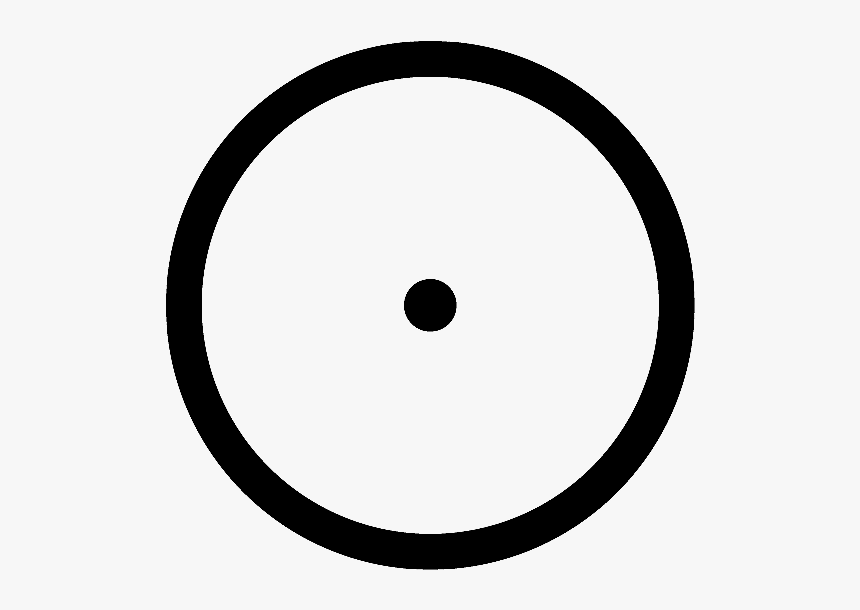
#> input picture dataset/test_NoNumber.png, 860 x 610 px; its folder holds only this picture in this run
$ python test_dataset.py   (older library calls are emulated)
#> lines starting #> are read from the running program, lines starting #| are printed output that depends on the picture; after the words box and inside, x2 and y2 are one past the last pixel; in counts of white or black regions, pixels touching at a corner belong together
### ocr-scam-guard/ocr_engine.py
print("✅ LOADED: UPDATED OCR ENGINE V6 (NO ARGS)")
import os
import re
from collections import abc
import cv2
import numpy as np

# --- 0. DISABLE NETWORK CHECK ---
os.environ['DISABLE_MODEL_SOURCE_CHECK'] = 'True'
os.environ["KMP_DUPLICATE_LIB_OK"] = "TRUE"
from paddleocr import PaddleOCR

# --- 1. CONFIGURATION ---
BASE_DIR = os.path.dirname(os.path.abspath(__file__))

# --- 2. KNOWLEDGE BASE ---
THAI_BANKS = {
    "KBNK": ["kasikorn", "kbank", "กสิกร", "ก.ส.ก.", "kplus", "k+"],
    "SCB":  ["scb", "commercial", "ไทยพาณิชย์", "easy app", "แม่มณี"],
    "KTB":  ["krungthai", "ktb", "กรุงไทย", "next", "เป๋าตัง"],
    "BBL":  ["bangkok bank", "bbl", "กรุงเทพ", "bualuang"],
    "GSB":  ["gsb", "government savings", "ออมสิน", "mymo"],
    "TTB":  ["ttb", "tmb", "thanachart", "ทหารไทย", "ธนชาต"],
    "BAY":  ["krungsri", "bay", "กรุงศรี", "ayudhya", "kept"],
    "TRUE": ["truemoney", "true wallet", "ทรูมันนี่", "wallet"],
    "BAAC": ["baac", "ธ.ก.ส.", "เกษตร"],
}

SLIP_KEYWORDS = [
    "transfer successful", "โอนเงินสำเร็จ", "ทำรายการสำเร็จ",
    "successful transaction", "e-slip", "receipt",
    "จำนวนเงิน", "amount", "scan to verify", "ref no", "รหัสอ้างอิง"
]

NAME_PREFIXES = ["นาย", "นาง", "น.ส.", "ด.ช.", "ด.ญ.", "mr", "mrs", "miss", "ms"]

_OCR_INSTANCE = None
QUALITY_TARGET = 0.55
MAX_VARIANTS = 3

# --- 3. HELPER FUNCTIONS ---

def get_ocr_engine():
    global _OCR_INSTANCE
    if _OCR_INSTANCE is None:
        # V6: ABSOLUTELY MINIMAL ARGS. NO SHOW_LOG. NO USE_GPU.
        # This uses the default settings which work on all versions.
        _OCR_INSTANCE = PaddleOCR(lang='th')
    return _OCR_INSTANCE

def smart_resize(img):
    h, w = img.shape[:2]
    max_dim = max(h, w)
    if max_dim > 1800:
        scale = 1800 / max_dim
        return cv2.resize(img, None, fx=scale, fy=scale, interpolation=cv2.INTER_AREA)
    elif max_dim < 800:
        return cv2.resize(img, None, fx=1.5, fy=1.5, interpolation=cv2.INTER_CUBIC)
    return img.copy()

def deskew_image(image, max_angle=12.0):
    if image is None: return image, 0.0
    if max(image.shape[:2]) > 1800: return image, 0.0
    try:
        gray = cv2.cvtColor(image, cv2.COLOR_BGR2GRAY)
        blur = cv2.GaussianBlur(gray, (5, 5), 0)
        _, thresh = cv2.threshold(blur, 0, 255, cv2.THRESH_BINARY + cv2.THRESH_OTSU)
        thresh = cv2.bitwise_not(thresh)
        coords = cv2.findNonZero(thresh)
        if coords is None: return image, 0.0
        rect = cv2.minAreaRect(coords)
        angle = rect[-1]
        if angle < -45: angle = 90 + angle
        if abs(angle) < 0.1 or abs(angle) > max_angle: return image, 0.0
        h, w = image.shape[:2]
        center = (w // 2, h // 2)
        M = cv2.getRotationMatrix2D(center, angle, 1.0)
        return cv2.warpAffine(image, M, (w, h), flags=cv2.INTER_CUBIC, borderMode=cv2.BORDER_REPLICATE), angle
    except:
        return image, 0.0

# [10 lines left out: function _scale_with_limit, not called in this run]

def crop_to_slip_contour(image):
    try:
        gray = cv2.cvtColor(image, cv2.COLOR_BGR2GRAY)
        blurred = cv2.GaussianBlur(gray, (5, 5), 0)
        edged = cv2.Canny(blurred, 50, 200)
        contours, _ = cv2.findContours(edged.copy(), cv2.RETR_EXTERNAL, cv2.CHAIN_APPROX_SIMPLE)
        contours = sorted(contours, key=cv2.contourArea, reverse=True)
        h_img, w_img = image.shape[:2]
        total_area = h_img * w_img

        for c in contours[:3]:
            peri = cv2.arcLength(c, True)
            approx = cv2.approxPolyDP(c, 0.02 * peri, True)
            if len(approx) == 4:
                x, y, w, h = cv2.boundingRect(approx)
                contour_area = w * h
                if 0.15 < (contour_area / total_area) < 0.95:
                    if w > 200 and h > 200:
                        pad = 15
                        x = max(0, x - pad)
                        y = max(0, y - pad)
                        w = min(w_img - x, w + (pad*2))
                        h = min(h_img - y, h + (pad*2))
                        return image[y:y+h, x:x+w], True
        return image, False
    except:
        return image, False

def prepare_base_image(image):
    small_img = smart_resize(image)
    cropped_img, was_cropped = crop_to_slip_contour(small_img)
    _, angle = deskew_image(cropped_img)
    if abs(angle) < 0.5:
        return cropped_img
    corrected, _ = deskew_image(cropped_img)
    return corrected

def compute_image_stats(image):
    resized = smart_resize(image)
    gray = cv2.cvtColor(resized, cv2.COLOR_BGR2GRAY)
    brightness = float(np.mean(gray))
    contrast = float(np.std(gray))
    sharpness = float(cv2.Laplacian(gray, cv2.CV_64F).var())
    h, w = image.shape[:2]
    return {
        'brightness': brightness,
        'contrast': contrast,
        'sharpness': sharpness,
        'longest': max(h, w),
        'shortest': min(h, w),
    }

def select_variant_sequence(stats):
    brightness = stats['brightness']
    sharpness = stats['sharpness']
    longest = stats['longest']
    contrast = stats['contrast']
    primary = 'balanced'
    if brightness < 95: primary = 'clahe'
    elif brightness > 185:
        primary = 'balanced'
        if contrast < 35: primary = 'clahe'
    elif sharpness < 45: primary = 'unsharp'
    elif longest < 1100: primary = 'upscaled'
    candidates = [primary]
    fallbacks = []
    if primary != 'balanced': fallbacks.append('balanced')
    if brightness < 110 and 'clahe' not in fallbacks and primary != 'clahe': fallbacks.append('clahe')
    if brightness > 170 and 'binary' not in fallbacks and primary != 'binary': fallbacks.append('binary')
    if sharpness < 55 and 'unsharp' not in fallbacks and primary != 'unsharp': fallbacks.append('unsharp')
    if longest < 1200 and 'upscaled' not in fallbacks and primary != 'upscaled': fallbacks.append('upscaled')
    sequence = []
    for label in candidates + fallbacks:
        if label not in sequence:
            sequence.append(label)
        if len(sequence) >= MAX_VARIANTS: break
    return sequence

# [19 lines left out: functions preprocess_variant, balanced_preprocess, not called in this run]

def upscaled_preprocess(image): return _scale_with_limit(image, 2.0)

# [122 lines left out: functions clahe_preprocess, unsharp_preprocess, binary_preprocess, merge_items_to_lines, evaluate_variant_quality, extract_bank and 3 more, not called in this run]

def dedupe_line_tokens(line): return line
def sanitize_line(line): return line.strip()

# [65 lines left out: functions score_accounts_from_lines, aggregate_text_confidence, _parse_predict_entry, _parse_predict_output, not called in this run]

# --- MAIN EXECUTION ---
def run_ocr_scan(image_path=None):
    if image_path is None: target_path = DEFAULT_IMAGE
    else: target_path = image_path
    if not os.path.exists(target_path): return {"status": "error", "message": "File not found"}
    base_img = cv2.imread(target_path)
    if base_img is None: return {"status": "error", "message": "Unreadable image"}

    base_img = prepare_base_image(base_img)
    stats = compute_image_stats(base_img)
    if stats['brightness'] > 210 and stats['contrast'] < 25 and stats['sharpness'] < 160:
         return {"status": "empty", "message": "Frame blank", "data": {"raw_text": []}}

    variant_labels = select_variant_sequence(stats)
    ocr = get_ocr_engine()
    variant_results = []

    for i, label in enumerate(variant_labels):
        variant_img = preprocess_variant(base_img, label)
        try:
            # V6 FIX: REMOVE cls=True if that causes issues, or keep if supported
            # If "cls=True" fails next, delete it. But "show_log" was the main suspect.
            ocr_output = ocr.ocr(variant_img, cls=True)
        except Exception: continue

        items = clean_ocr_items(_parse_predict_output(ocr_output))
        if not items: continue

        line_entries = merge_items_to_lines(items, y_threshold=15)
        if not line_entries: continue
        merged_lines = [entry['text'] for entry in line_entries]
        quality = evaluate_variant_quality(items)

        full_blob = " ".join(merged_lines).replace("-", "").replace(" ", "")
        account_candidates = re.findall(r'\d{10,12}', full_blob)
        bank_candidates = extract_bank(merged_lines)
        name_candidates = [dedupe_line_tokens(name) for name in extract_name(merged_lines)]
        is_slip = check_is_slip(merged_lines)

        variant_results.append({
            'label': label,
            'lines': merged_lines,
            'line_entries': line_entries,
            'quality': quality,
            'accounts': account_candidates,
            'banks': bank_candidates,
            'names': name_candidates,
            'is_slip': is_slip
        })
        if quality >= QUALITY_TARGET or (account_candidates and quality >= 0.45): break

    if not variant_results:
        return {"status": "empty", "message": "No text detected", "data": {"raw_text": []}}

    best_variant = max(variant_results, key=lambda v: v['quality'])
    line_entries = best_variant.get('line_entries', [])
    clean_lines = best_variant['lines']
    full_text_blob = " ".join(clean_lines).replace("-", "").replace(" ", "")
    account_numbers = re.findall(r'\d{10,12}', full_text_blob)
    account_numbers = [acct for acct in account_numbers if not (acct.startswith("25") and len(acct)==4)]
    bank_scores = extract_banks_with_scores(line_entries)
    banks = list(bank_scores.keys())
    names = best_variant.get('names') or []
    account_confidence = score_accounts_from_lines(line_entries, account_numbers)
    name_confidence = {name: aggregate_text_confidence(name, line_entries) for name in names}

    warning_flags = []
    if best_variant['is_slip'] and not account_numbers: warning_flags.append("DETECTED_SLIP_BUT_NO_ACCOUNT")
    if "TRUE" in banks: warning_flags.append("HIGH_RISK_WALLET_DETECTED")

    return {
        "status": "success",
        "data": {
            "banks": banks,
            "names": names,
            "accounts": account_numbers,
            "raw_text": clean_lines,
            "confidence": {
                "variant": best_variant['quality'],
                "banks": {code: round(score, 4) for code, score in bank_scores.items()},
                "accounts": {acct: round(account_confidence.get(acct, 0.0), 4) for acct in account_numbers},
                "names": {name: round(conf, 4) for name, conf in name_confidence.items()},
            },
            "is_slip": best_variant['is_slip'],
            "warning_flags": warning_flags
        }
    }

# [2 lines that do not run on import are left out]

### ocr-scam-guard/test_dataset.py
import os
from ocr_engine import run_ocr_scan

# --- CONFIGURATION ---
# This looks for the 'dataset' folder in the parent directory (Unscamable/dataset)
CURRENT_DIR = os.path.dirname(os.path.abspath(__file__))
PARENT_DIR = os.path.dirname(CURRENT_DIR)
DATASET_FOLDER = os.path.join(PARENT_DIR, "dataset")

def test_all_images():
    if not os.path.exists(DATASET_FOLDER):
        print(f"❌ Error: Cannot find folder at: {DATASET_FOLDER}")
        print("Please check your folder structure.")
        return

    # Get all images
    files = [f for f in os.listdir(DATASET_FOLDER) if f.lower().endswith(('.png', '.jpg', '.jpeg'))]

    print(f"📂 Found {len(files)} images in '{DATASET_FOLDER}'\n")

    for filename in files:
        full_path = os.path.join(DATASET_FOLDER, filename)
        print(f"-------------------------------------------------")
        print(f"🖼️  Testing: {filename}")

        # Run your Engine
        result = run_ocr_scan(full_path)
#> in run_ocr_scan, base_img is the input picture: shape (610, 860, 3); min 0, max 247, mean 219.8
#> in crop_to_slip_contour, `edged = cv2.Canny(blurred, 50, 200)`:
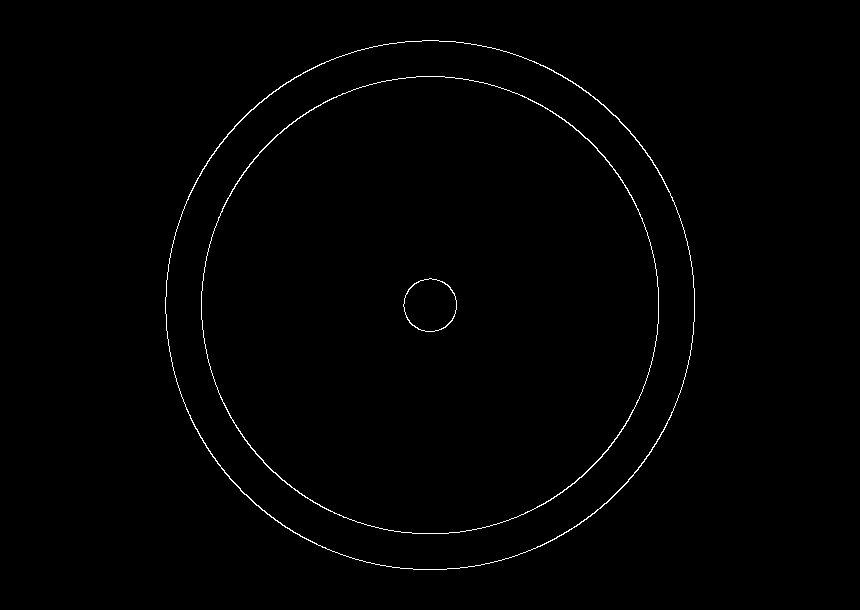
#> edged: shape (610, 860); 0.72% white in thin lines or dots, all inside (x1, y1, x2, y2) = (165, 40, 695, 570)
#> in crop_to_slip_contour, `contours, _ = cv2.findContours(edged.copy(), cv2.RETR_EXTERNAL, cv2.CH..`: contours = 1 contour; box (x1, y1, x2, y2) and area: (165, 40, 695, 570) 220006
#> the loop in crop_to_slip_contour, `for c in contours[:3]:` made 1 pass
#> peri on pass 1: 1754.6
#> in prepare_base_image, `cropped_img, was_cropped = crop_to_slip_contour(small_img)`: was_cropped = False
#> in deskew_image, `_, thresh = cv2.threshold(blur, 0, 255, cv2.THRESH_BINARY + cv2.THRESH..`: thresh: shape (610, 860); 89% white; 2 black regions, box (x1, y1, x2, y2) and area: (166, 41, 695, 570) 55665, (404, 279, 457, 332) 2179
#> in deskew_image, `thresh = cv2.bitwise_not(thresh)`:
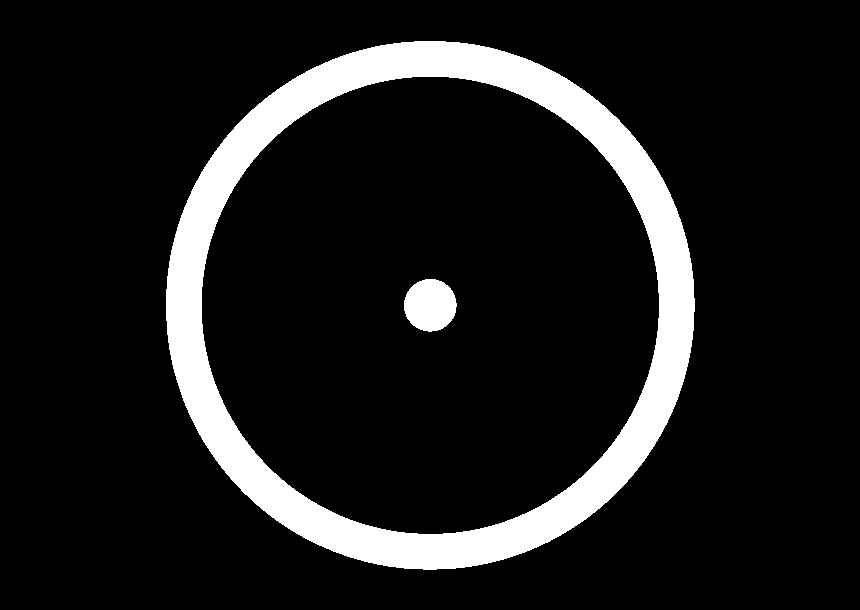
#> thresh: shape (610, 860); 11% white; 2 white regions, box (x1, y1, x2, y2) and area: (166, 41, 695, 570) 55665, (404, 279, 457, 332) 2179
#> in deskew_image, `coords = cv2.findNonZero(thresh)`: coords = contour of 57844 points, box (x1, y1, x2, y2) (166, 41, 695, 570), area 2534
#> in deskew_image, `rect = cv2.minAreaRect(coords)`: rect = ((430, 305), (528, 528), -90)
#> in deskew_image, `angle = rect[-1]`: angle = -90
#> in deskew_image, `if angle < -45: angle = 90 + angle`: angle = 0
#> in compute_image_stats, `brightness = float(np.mean(gray))`: brightness = 219.8
#> in compute_image_stats, `contrast = float(np.std(gray))`: contrast = 77.17
#> in compute_image_stats, `sharpness = float(cv2.Laplacian(gray, cv2.CV_64F).var())`: sharpness = 1118.4
#> in run_ocr_scan, `stats = compute_image_stats(base_img)`: stats = {'brightness': 219.8, 'contrast': 77.17, 'sharpness': 1118.4, 'longest': 860, 'shortest': 610}
#> in select_variant_sequence, `brightness = stats['brightness']`: brightness = 219.8
#> in select_variant_sequence, `sharpness = stats['sharpness']`: sharpness = 1118.4
#> in select_variant_sequence, `longest = stats['longest']`: longest = 860
#> in select_variant_sequence, `contrast = stats['contrast']`: contrast = 77.17
#> in run_ocr_scan, `variant_labels = select_variant_sequence(stats)`: variant_labels = ['balanced', 'binary', 'upscaled']

        # Print a quick summary
        status = result.get('status')
        if status == 'success':
            data = result['data']
            print(f"   ✅ Bank: {data['banks']}")
            print(f"   ✅ Name: {data['names']}")
            raw_text = data.get('raw_text') or []
            if raw_text:
                print("   📜 Raw Text:")
                for line in raw_text:
                    print(f"      • {line}")

            # Simple Pass/Fail Logic
            if data['accounts']:
                print(f"   🚨 ACCOUNT FOUND: {data['accounts']} (SCAM TRIGGERED)")
            else:
                print("   ℹ️  No Account Found (Safe/Info Only)")
        elif status == 'empty':
            message = result.get('message', 'No readable text detected.')
            print(f"   ⚪ {message}")
        else:
            print(f"   ❌ Error: {result.get('message', 'Unknown error')}")

    print("\n-------------------------------------------------")
    print("✅ Dataset Test Complete.")

if __name__ == "__main__":
    test_all_images()
#> (the call stopped at in get_ocr_engine, `_OCR_INSTANCE = PaddleOCR(lang='th')`: paddleocr is not available in this run)
